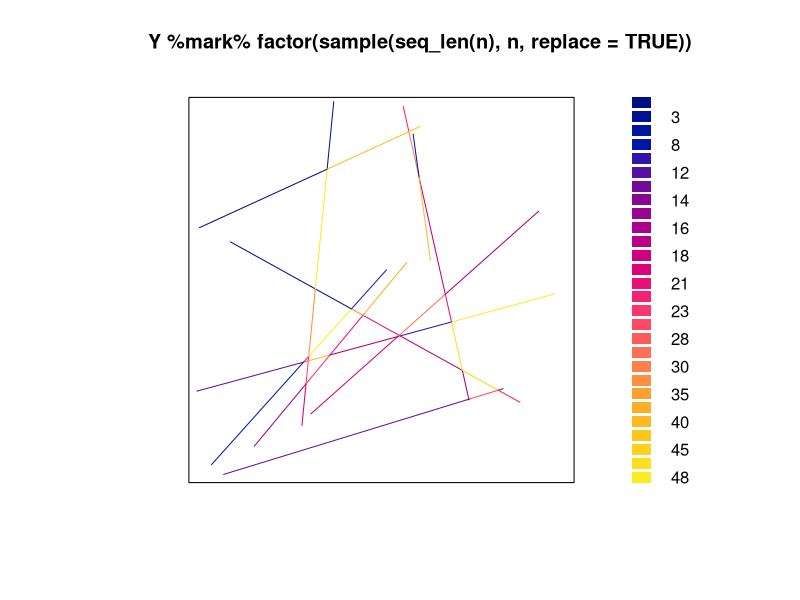

R code for this plot:
library(spatstat)


### Name: selfcut.psp
### Title: Cut Line Segments Where They Intersect
### Aliases: selfcut.psp
### Keywords: spatial manip

### ** Examples

  X <- psp(runif(10), runif(10), runif(10), runif(10), window=owin())
  Y <- selfcut.psp(X)
  n <- nsegments(Y)
  plot(Y %mark% factor(sample(seq_len(n), n, replace=TRUE)))
